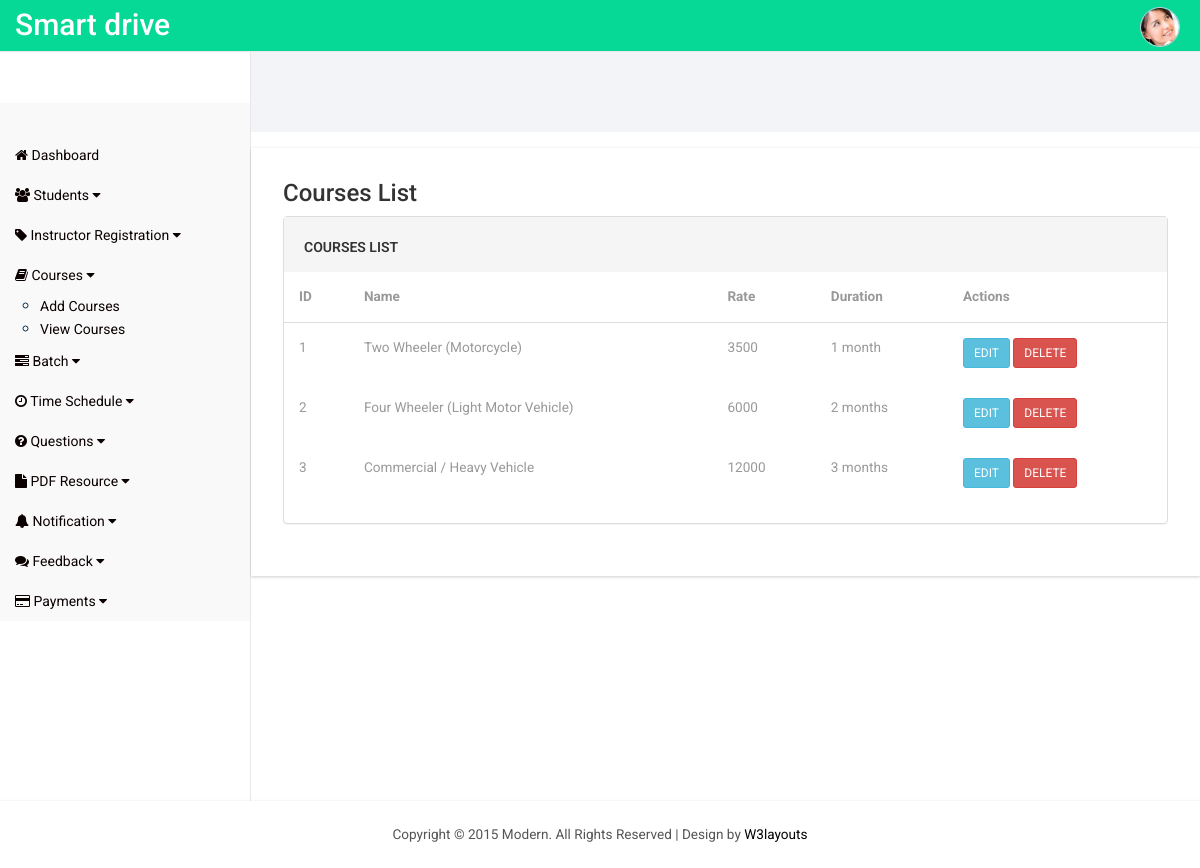
/admin/course_view.php, run on the app's committed database.
### tables this page shows
CREATE TABLE `course` (
  `course_id` int(11) NOT NULL,
  `name` varchar(200) NOT NULL,
  `rate` int(11) NOT NULL,
  `duration` text NOT NULL,
  `c_status` varchar(100) NOT NULL
);

### connectionclass.php (called while the page is built, shortened)
<?php
class Connectionclass
{
	public $db = null;
 public function open()
  {
    $localConfig = __DIR__ . '/config.local.php';
    $dbhost = defined('DB_HOST') ? DB_HOST : (getenv('DB_HOST') ?: 'localhost');
    $dbuser = defined('DB_USER') ? DB_USER : (getenv('DB_USER') ?: 'root');
    $dbpass = defined('DB_PASS') ? DB_PASS : (getenv('DB_PASS') !== false ? getenv('DB_PASS') : '');
    $dbname = defined('DB_NAME') ? DB_NAME : (getenv('DB_NAME') ?: 'drivingschool');
    $this->db = mysqli_connect($dbhost, $dbuser, $dbpass, $dbname) or die('Error connecting to MySQL server.');
  }
  public function GetTable($qry)
 {
 	try
	{
		$result=mysqli_query($this->db,$qry);
		if($result)
		{
			$data = array();
			while ($row = mysqli_fetch_assoc($result))
			{
				$data[] = $row;
			}
			return $data;
		}
		else
			throw new Exception(mysqli_error($this->db));
	}
	catch(Exception $e)
	{
		return $e->getMessage();
	}
 }
}
?>

### admin/course_view.php (the view, shortened to what this page needs)
<!DOCTYPE HTML>
<html>
<?php
require_once('header.php');
?>
<body>
<?php
require_once("sidebar.php");
?>
<div id="page-wrapper">
    <div class="graphs">
    </div>
    <div class="span_11">
        <div class="col-md-6 col_4">
            <link rel="stylesheet" href="css/clndr.css" type="text/css" />
        </div>
    </div>
    <div class="content_bottom">
        <div class="col-md-12 span_3">
            <div class="bs-example1" data-example-id="contextual-table">
                <h3>Courses List</h3>
                <?php
                require_once("../connectionclass.php");
                $obj = new ConnectionClass();
                $qry = "SELECT * FROM course WHERE c_status='active'";
                $result = $obj->GetTable($qry);
                ?>
                <section id="main-content">
                    <section class="wrapper">
                        <div class="table-agile-info">
                            <div class="panel panel-default">
                                <div class="panel-heading">
                                    COURSES LIST
                                </div>
                                <div>
                                    <table class="table" ui-jq="footable" ui-options='{
                                        "paging": {
                                            "enabled": true
                                        },
                                        "filtering": {
                                            "enabled": true
                                        },
                                        "sorting": {
                                            "enabled": true
                                        }}'>
                                        <thead>
                                            <tr>
                                                <th data-breakpoints="xs">ID</th>
                                                <th>Name</th>
                                                <th>Rate</th>
                                                <th>Duration</th>
                                                <th>Actions</th>
                                            </tr>
                                        </thead>
                                        <tbody>
                                            <?php
                                            $i = 0;
                                            foreach ($result as $res) {
                                                $i++;
                                            ?>
                                                <tr data-expanded="true">
                                                    <td><?php echo $i; ?></td>
                                                    <td><?php echo $res['name']; ?></td>
                                                    <td><?php echo $res['rate']; ?></td>
                                                    <td><?php echo $res['duration']; ?></td>
                                                    <td>
                                                        <a class="btn btn-info btn-sm" href="course_edit.php?rid=<?php echo $res['course_id']; ?>">EDIT</a>
                                                        <a class="btn btn-danger btn-sm" href="codes/course_delete.php?rid=<?php echo $res['course_id']; ?>">DELETE</a>
                                                    </td>
                                                </tr>
                                            <?php
                                            }
                                            ?>
                                        </tbody>
                                    </table>
                                </div>
                            </div>
                        </div>
                    </section>
                </section>
            </div>
        </div>
    </div>
</div>
<?php
require_once('footer.php');
?>
</body>
</html>

### admin/css/style.css (style rules this page uses)
h4, h5, h6, h1, h2, h3 { margin-top: 0; }
html, body { font-family: 'Roboto', sans-serif; font-size: 100%; background:#ffffff !important; overflow-x: hidden; }
body a { transition:0.5s all; -webkit-transition:0.5s all; -moz-transition:0.5s all; -o-transition:0.5s all; -ms-transition:0.5s all; }
.span_3 { padding:0; }
.content_bottom { margin-bottom:1em; }
.panel .panel-heading { padding: 20px; overflow: hidden; border-top-left-radius: 0; border-top-right-radius: 0; border: 0!important; height: 55px; font-size: 14px; font-weight: 600; }
.panel-heading { padding:32px 15px 0px; border-top-left-radius:0 !important; border-top-right-radius: 0 !important; }
.col_4, .col_5 { padding-left:0; }
.map_container, #chart, .span_6, .col_2, .weather_list, .cal1, .skills-info, .stats-info, .r3_counter_box, .activity_box, .bs-example1, .cloud, .copy { -ms-box-shadow: 0 1px 3px 0px rgba(0, 0, 0, 0.2); -o-box-shadow: 0 1px 3px 0px rgba(0, 0, 0, 0.2); -moz-box-shadow: 0 1px 3px 0px rgba(0, 0, 0, 0.2); -webkit-box-shadow: 0 1px 3px 0px rgba(0, 0, 0, 0.2); box-shadow: 0 1px 3px 0px rgba(0, 0, 0, 0.2); }
.span_11 { margin-bottom: 1em; }
.graphs { padding: 2em 1em; background: #f2f4f8; font-family: 'Roboto', sans-serif; }
.table > thead > tr > th, .table > tbody > tr > th, .table > tfoot > tr > th, .table > thead > tr > td, .table > tbody > tr > td, .table > tfoot > tr > td { border-top: none !important; }
.bs-example1 { background:#fff; padding:2em; }
.table > thead > tr > th, .table > tbody > tr > th, .table > tfoot > tr > th, .table > thead > tr > td, .table > tbody > tr > td, .table > tfoot > tr > td { font-size: 0.85em; color: #999; }
.table td, .table>tbody>tr>td, .table>tbody>tr>th, .table>tfoot>tr>td, .table>tfoot>tr>th, .table>thead>tr>td, .table>thead>tr>th { padding:15px !important; }
.table > thead > tr > th { border-bottom: 1px solid #ddd !important; }

### admin/css/custom.css (style rules this page uses)
#page-wrapper { min-height: 568px; background-color: #fff; }
@media (min-width:768px) { #page-wrapper { position: inherit; margin: 0 0 0 250px; border-left: 1px solid #e7e7e7; } }

### data on the page
course: name "Two Wheeler (Motorcycle)", rate "3500", duration "1 month"
course: name "Four Wheeler (Light Motor Vehicle)", rate "6000", duration "2 months"
course: name "Commercial / Heavy Vehicle", rate "12000", duration "3 months"
